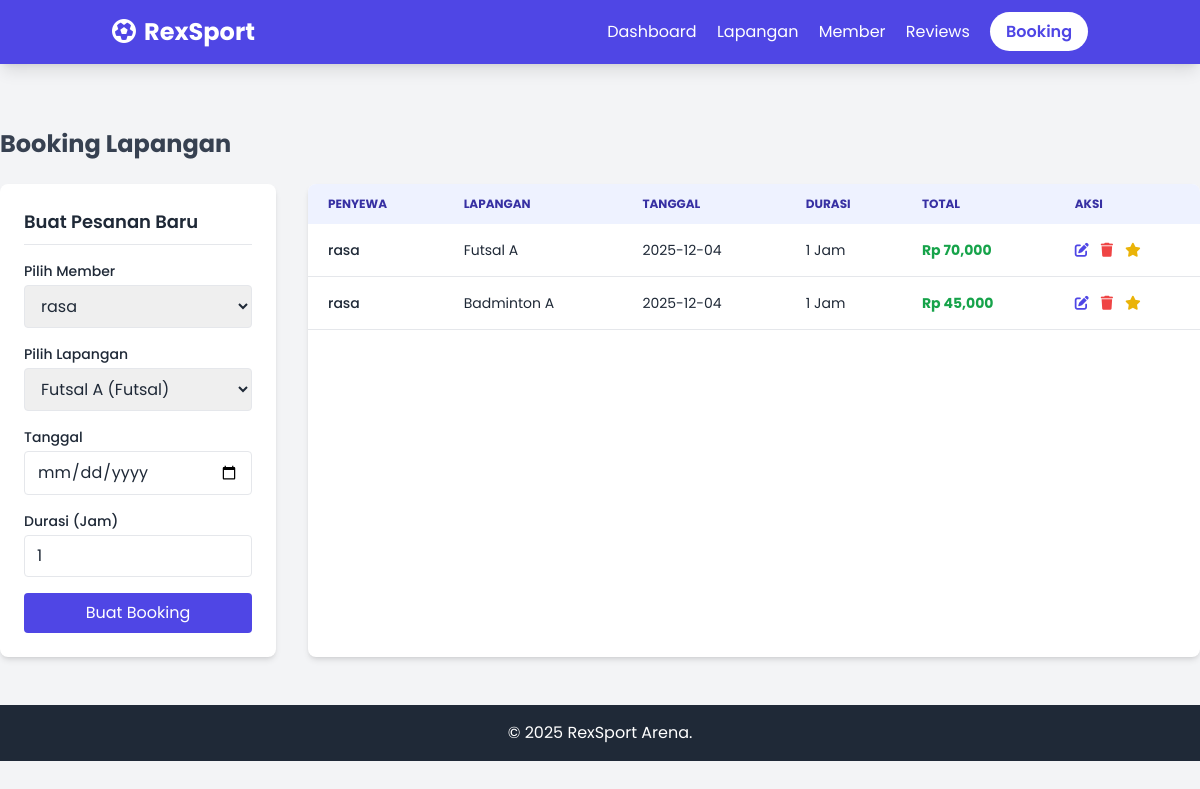
Page /Project/index.php?page=bookings on the committed database.
### tables this page shows
CREATE TABLE `bookings` (
  `id` int(11) NOT NULL,
  `user_id` int(11) DEFAULT NULL,
  `field_id` int(11) DEFAULT NULL,
  `tanggal` date DEFAULT NULL,
  `durasi` int(11) DEFAULT NULL,
  `total_harga` decimal(10,2) DEFAULT NULL
);

CREATE TABLE `users` (
  `id` int(11) NOT NULL,
  `nama` varchar(100) NOT NULL,
  `email` varchar(100) NOT NULL,
  `role` varchar(20) DEFAULT 'member'
);

CREATE TABLE `fields` (
  `id` int(11) NOT NULL,
  `nama_lapangan` varchar(100) NOT NULL,
  `jenis` varchar(50) NOT NULL,
  `harga_per_jam` decimal(10,2) NOT NULL
);

### Project/config/Database.php (called while the page is built, shortened)
<?php
class Database {
    private static $instance = null;
    private function __construct() {
        try {
            $host = 'localhost';
            $user = 'root';
            $pass = '';
            $dbname = 'rexsport';
            $this->pdo = new PDO("mysql:host=$host", $user, $pass);
        } catch (PDOException $e) {
            die("Koneksi Gagal: " . $e->getMessage());
        }
    }
    public static function getInstance() {
        if (!self::$instance) {
            self::$instance = new Database();
        }
        return self::$instance->pdo;
    }
}
?>

### Project/ViewModel/BookingViewModel.php (called while the page is built, shortened)
<?php
class BookingViewModel {
    private $db;
    public function __construct() {
        $this->db = Database::getInstance();
    }
    public function loadData() {
        $sql = "SELECT b.*, u.nama as user_name, f.nama_lapangan
                FROM bookings b
                JOIN users u ON b.user_id = u.id
                JOIN fields f ON b.field_id = f.id";
        $stmt = $this->db->query($sql);
        $this->bookings = $stmt->fetchAll(PDO::FETCH_CLASS, 'Booking');
        $this->usersList = $this->db->query("SELECT * FROM users")->fetchAll(PDO::FETCH_CLASS, 'User');
        $this->fieldsList = $this->db->query("SELECT * FROM fields")->fetchAll(PDO::FETCH_CLASS, 'Field');
    }
}
?>

### Project/View/Booking View/BookingForm.php (the view, shortened to what this page needs)
<div class="lg:col-span-1 bg-white p-6 rounded-lg shadow-md h-fit">
    <h3 class="text-lg font-semibold mb-4 border-b pb-2">
        <?= isset($bookingToEdit) ? 'Edit Pesanan' : 'Buat Pesanan Baru' ?>
    </h3>
    <form action="index.php?page=bookings&action=save" method="POST">
        <div class="mb-4">
            <label class="block text-sm font-medium mb-1">Pilih Member</label>
            <select name="user_id" class="w-full border rounded px-3 py-2">
                <?php foreach($bookingVM->usersList as $ul): ?>
                    <option value="<?= $ul->id ?>" <?= (isset($bookingToEdit) && $bookingToEdit->user_id == $ul->id) ? 'selected' : '' ?>>
                        <?= $ul->nama ?>
                    </option>
                <?php endforeach; ?>
            </select>
        </div>
        <div class="mb-4">
            <label class="block text-sm font-medium mb-1">Pilih Lapangan</label>
            <select name="field_id" class="w-full border rounded px-3 py-2">
                <?php foreach($bookingVM->fieldsList as $fl): ?>
                    <option value="<?= $fl->id ?>" <?= (isset($bookingToEdit) && $bookingToEdit->field_id == $fl->id) ? 'selected' : '' ?>>
                        <?= $fl->nama_lapangan ?> (<?= $fl->jenis ?>)
                    </option>
                <?php endforeach; ?>
            </select>
        </div>
        <div class="mb-4">
            <label class="block text-sm font-medium mb-1">Tanggal</label>
            <input type="date" name="tanggal" class="w-full border rounded px-3 py-2" required
                   value="<?= isset($bookingToEdit) ? $bookingToEdit->tanggal : '' ?>">
        </div>
        <div class="mb-4">
            <label class="block text-sm font-medium mb-1">Durasi (Jam)</label>
            <input type="number" name="durasi" min="1" class="w-full border rounded px-3 py-2" required
                   value="<?= isset($bookingToEdit) ? $bookingToEdit->durasi : '1' ?>">
        </div>
        <button type="submit" class="w-full bg-indigo-600 text-white py-2 rounded hover:bg-indigo-700">
            <?= isset($bookingToEdit) ? 'Simpan Perubahan' : 'Buat Booking' ?>
        </button>
    </form>
</div>

### Project/View/Booking View/BookingList.php
<div class="lg:col-span-3 bg-white rounded-lg shadow-md overflow-hidden">
    <table class="min-w-full leading-normal">
        <thead>
            <tr class="bg-indigo-50 text-left text-xs font-semibold text-indigo-800 uppercase">
                <th class="px-5 py-3">Penyewa</th>
                <th class="px-5 py-3">Lapangan</th>
                <th class="px-5 py-3">Tanggal</th>
                <th class="px-5 py-3">Durasi</th>
                <th class="px-5 py-3">Total</th>
                <th class="px-5 py-3">Aksi</th>
            </tr>
        </thead>
        <tbody>
            <?php foreach ($bookingVM->bookings as $b): ?>
            <tr class="border-b border-gray-200 hover:bg-gray-50">
                <td class="px-5 py-4 text-sm font-medium"><?= $b->user_name ?></td>
                <td class="px-5 py-4 text-sm"><?= $b->nama_lapangan ?></td>
                <td class="px-5 py-4 text-sm"><?= $b->tanggal ?></td>
                <td class="px-5 py-4 text-sm"><?= $b->durasi ?> Jam</td>
                <td class="px-5 py-4 text-sm font-bold text-green-600">Rp <?= number_format($b->total_harga) ?></td>
                <td class="px-5 py-4 text-sm flex items-center">
                    <a href="index.php?page=bookings&action=edit&id=<?= $b->id ?>" class="text-indigo-600 mr-3" title="Edit"><i class="fas fa-edit"></i></a>
                    <a href="index.php?page=bookings&action=delete&id=<?= $b->id ?>" class="text-red-500 mr-3" onclick="return confirm('Hapus?')"><i class="fas fa-trash"></i></a>
                    <a href="index.php?page=reviews&action=create&booking_id=<?= $b->id ?>" class="text-yellow-500" title="Review"><i class="fas fa-star"></i></a>
                </td>
            </tr>
            <?php endforeach; ?>
        </tbody>
    </table>
</div>

### rows in the picture
bookings: user.nama "rasa", field.nama_lapangan "Futsal A", tanggal "2025-12-04", durasi "1", total_harga "70,000"
bookings: user.nama "rasa", field.nama_lapangan "Badminton A", tanggal "2025-12-04", durasi "1", total_harga "45,000"

### other values in the picture
form field user_id "rasa"
form field field_id "Futsal A (Futsal)"
